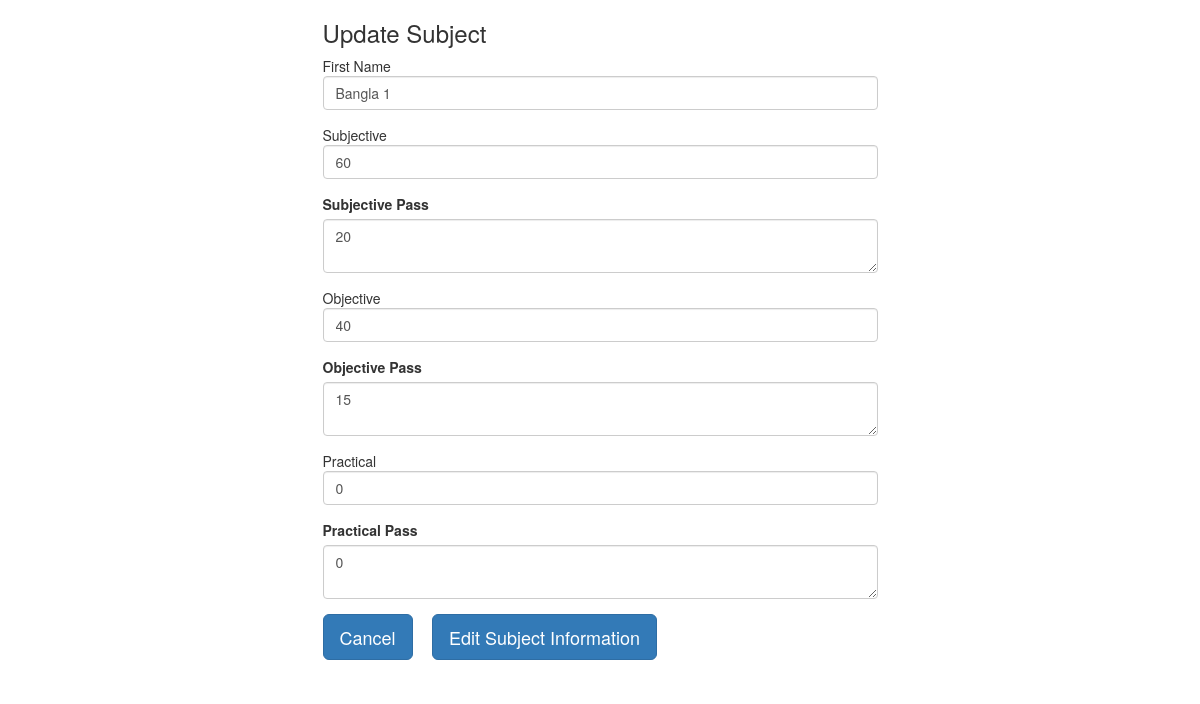
The page /index.php/register/subedit/1 on the database its author committed.
### tables this page shows
CREATE TABLE `subjects` (
  `scode` int(11) NOT NULL,
  `sname` varchar(50) NOT NULL,
  `subjective` int(11) NOT NULL,
  `subjective_pass` int(11) NOT NULL,
  `objective` int(11) NOT NULL,
  `objective_pass` int(11) NOT NULL,
  `practical` int(11) NOT NULL,
  `practical_pass` int(11) NOT NULL
);

### application/controllers/Register.php (called while the page is built, shortened)
<?php
class Register extends CI_Controller
{
    public function __construct()
    {
        $this->load->model('register_model');
        $this->load->helper('url');
    }
    public function subedit($scode)
    {
        $arrData['sub_detail'] = $this->register_model->get_scode_wise_sub_detail($scode);
        $this->load->view('subedit', $arrData);
    }
}

### index.php (called while the page is built, shortened)
<?php
require_once BASEPATH.'core/CodeIgniter.php';

### application/models/register_model.php (called while the page is built, shortened)
<?php
class Register_model extends CI_Model
{
    public function get_scode_wise_sub_detail($id)
    {
        $this->db->select('*');
        $this->db->from('subjects');
        $this->db->where('scode', $id);
        $objQuery = $this->db->get();
        return $objQuery->result_array();
    }
}

### application/views/subedit.php (the view, shortened to what this page needs)
<html>
<head>
    <link rel="stylesheet" href="https://maxcdn.bootstrapcdn.com/bootstrap/3.3.7/css/bootstrap.min.css">
</head>
<body>
    <div class="container">
        <div class="row">
            <div class="col-md-6">
                <form method="post" name="frmSubEdit">
                    <div>
                        <h3>Update Subject</h3>
                    </div>
                    <div class="form-group">
                        <td>First Name</td>
                        <input type="text" name="txtsname" value="<?php echo $sub_detail[0]['sname']; ?>" class="form-control">
                    </div>
                    <div class="form-group">
                        <td>Subjective</td>
                        <input type="text" name="txtsubjective" value="<?php echo $sub_detail[0]['subjective']; ?>" class="form-control">
                    </div>
                    <div class="form-group">
                        <label for="">Subjective Pass</label>
                        <textarea name="txtsubjective_pass" class="form-control"><?php echo $sub_detail[0]['subjective_pass']; ?></textarea>
                    </div>
                    <div class="form-group">
                        <td>Objective</td>
                        <input type="text" name="txtobjective" value="<?php echo $sub_detail[0]['objective']; ?>" class="form-control">
                    </div>
                    <div class="form-group">
                        <label for="">Objective Pass</label>
                        <textarea name="txtobjective_pass" class="form-control"><?php echo $sub_detail[0]['objective_pass']; ?></textarea>
                    </div>
                    <div class="form-group">
                        <td>Practical</td>
                        <input type="text" name="txtpractical" value="<?php echo $sub_detail[0]['practical']; ?>" class="form-control">
                    </div>
                    <div class="form-group">
                        <label for="">Practical Pass</label>
                        <textarea name="txtpractical_pass" class="form-control"><?php echo $sub_detail[0]['practical_pass']; ?></textarea>
                    </div>
                    <div class="form-group">
                    <a href="./../../" class="btn btn-primary btn-lg">Cancel</a>  &nbsp; &nbsp;
                        <input type="submit" value="Edit Subject Information" name="btnSubEdit" class="btn btn-primary btn-lg">
                    </div>
                </form>
                <div class="col-md-3"></div>
            </div>
        </div>
    </div>
</body>
</html>

### rows shown on the page
subjects: txtsname "Bangla 1", txtsubjective "60", txtsubjective_pass "20", txtobjective "40", txtobjective_pass "15", txtpractical "0", txtpractical_pass "0"
